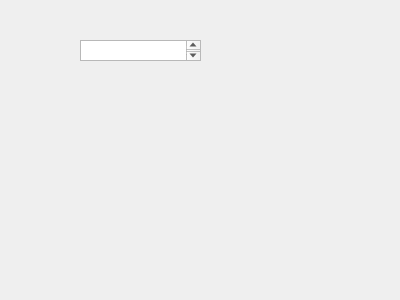
<?xml version="1.0" encoding="UTF-8"?>
<ui version="4.0">
 <class>settingsDialog</class>
 <widget class="QDialog" name="settingsDialog">
  <property name="geometry">
   <rect>
    <x>0</x>
    <y>0</y>
    <width>400</width>
    <height>300</height>
   </rect>
  </property>
  <property name="windowTitle">
   <string>settings</string>
  </property>
  <widget class="QTextEdit" name="moveDelayEdit">
   <property name="geometry">
    <rect>
     <x>80</x>
     <y>40</y>
     <width>121</width>
     <height>21</height>
    </rect>
   </property>
  </widget>
 </widget>
 <resources/>
 <connections/>
</ui>
